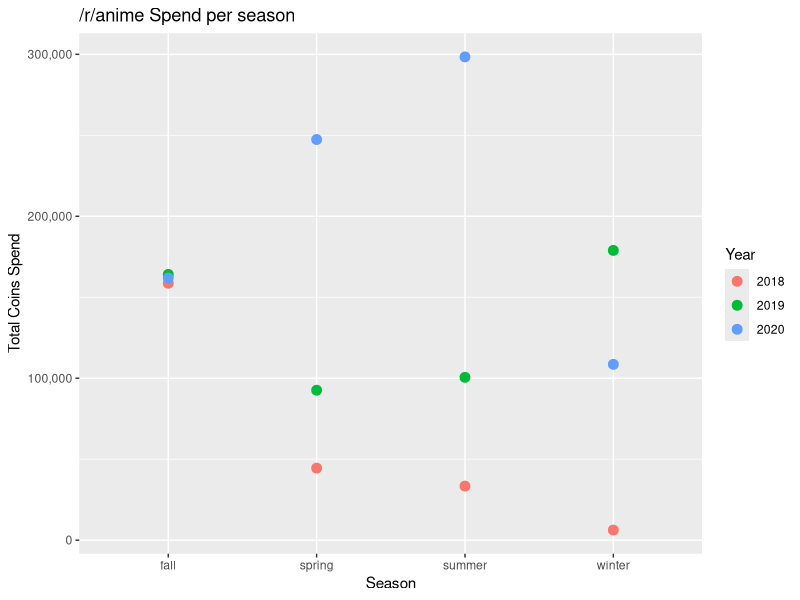

The R script that drew this image:
## ---- chunk 1
knitr::opts_chunk$set(echo = FALSE)
## ---- chunk 2
library(tidyverse)
library(readr)
library(here)
library(knitr)
library(scales)

df <- read_csv('./output.csv')

head(df) %>% 
  kable()
## ---- chunk 3
df %>% 
  group_by(year, season) %>%
  summarise(total_karma = sum(karma),
            total_coins = sum(coins),
            total_titles = sum(n_distinct(title))) %>%
  mutate(year = as.character(year)) %>% 
  ggplot(aes(x = season, y = total_coins, col = year)) + 
  geom_point(size = 3) + 
  scale_y_continuous(labels = comma) + 
  labs(title = "/r/anime Spend per season",
       x = "Season",
       y = "Total Coins Spend",
       col = "Year")
## ---- chunk 4
df %>% 
  group_by(title) %>% 
  summarise(total_karma = sum(karma),
            total_coins = sum(coins),
            episodes = n()) %>%
  arrange(total_karma %>% desc)
